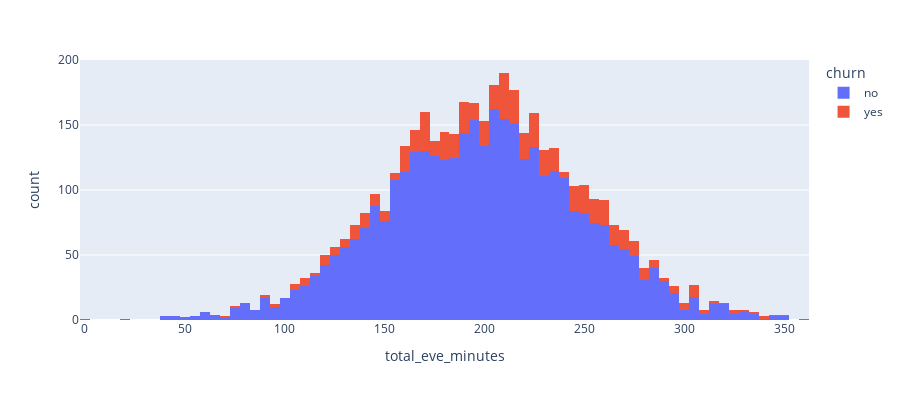

Notebook code for this chart:
### Code cell
#Total_Eve_Minutes x Churn
fig = px.histogram(data_frame=X_train, x="total_eve_minutes", color="churn", width=900, height=400)
fig.show()

### Figure 1 — Plotly figure (JSON) as saved in the notebook; plotly's stock layout.template omitted (floating-point values rounded to 4 significant figures; data arrays with more than 128 entries replaced by an {"elided": "..."} marker saying what was removed)
{"data": [{"alignmentgroup": "True", "bingroup": "x", "hovertemplate": "churn=no<br>total_eve_minutes=%{x}<br>count=%{y}<extra></extra>", "legendgroup": "no", "marker": {"color": "#636efa", "pattern": {"shape": ""}}, "name": "no", "offsetgroup": "no", "orientation": "v", "showlegend": true, "type": "histogram", "x": {"elided": "3652 float values"}, "xaxis": "x", "yaxis": "y"}, {"alignmentgroup": "True", "bingroup": "x", "hovertemplate": "churn=yes<br>total_eve_minutes=%{x}<br>count=%{y}<extra></extra>", "legendgroup": "yes", "marker": {"color": "#EF553B", "pattern": {"shape": ""}}, "name": "yes", "offsetgroup": "yes", "orientation": "v", "showlegend": true, "type": "histogram", "x": {"elided": "598 float values"}, "xaxis": "x", "yaxis": "y"}], "layout": {"barmode": "relative", "height": 400, "legend": {"title": {"text": "churn"}, "tracegroupgap": 0}, "margin": {"t": 60}, "width": 900, "xaxis": {"anchor": "y", "domain": [0, 1], "title": {"text": "total_eve_minutes"}}, "yaxis": {"anchor": "x", "domain": [0, 1], "title": {"text": "count"}}}}
